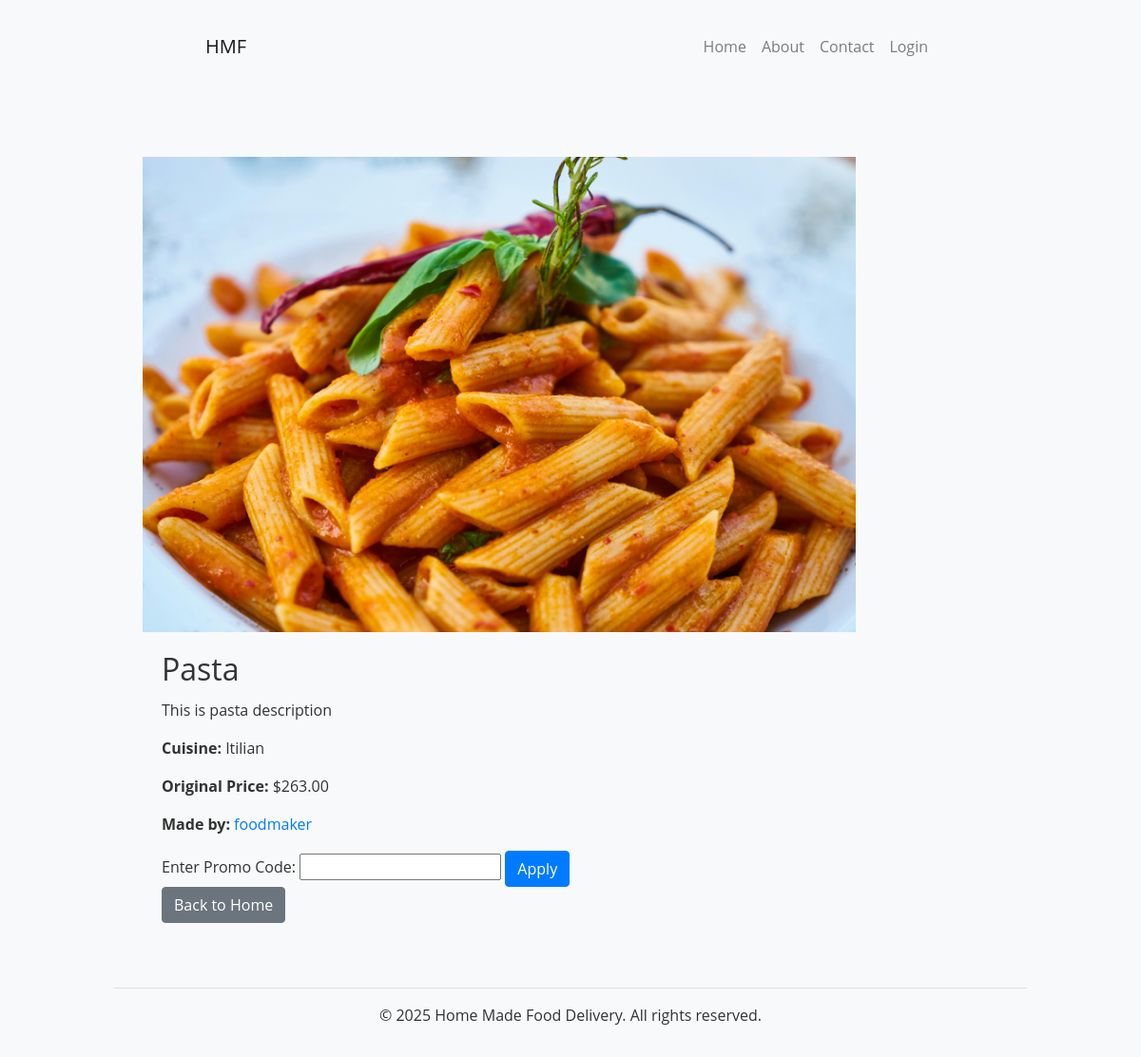
The page /food/1/ on the database its author committed.
### foodapp/models.py (models this page shows, shortened)
class FoodItem(models.Model):
    foodmaker = models.ForeignKey(FoodMakerProfile, on_delete=models.CASCADE)
    title = models.CharField(max_length=255)
    description = models.TextField()
    price = models.DecimalField(max_digits=10, decimal_places=2)
    cuisine = models.CharField(max_length=100)
    food_type = models.CharField(max_length=100, default='Snacks')
    food_protien = models.CharField(max_length=100, default="None")
    food_image = models.ImageField(upload_to='food_images/', blank=True, null=True)

class FoodMakerProfile(models.Model):
    US_STATES = [
        ('AL', 'Alabama'), ('AK', 'Alaska'), ('AZ', 'Arizona'), ('AR', 'Arkansas'),
        ('CA', 'California'), ('CO', 'Colorado'), ('CT', 'Connecticut'), ('DE', 'Delaware'),
        ('FL', 'Florida'), ('GA', 'Georgia'), ('HI', 'Hawaii'), ('ID', 'Idaho'),
        ('IL', 'Illinois'), ('IN', 'Indiana'), ('IA', 'Iowa'), ('KS', 'Kansas'),
        ('KY', 'Kentucky'), ('LA', 'Louisiana'), ('ME', 'Maine'), ('MD', 'Maryland'),
        ('MA', 'Massachusetts'), ('MI', 'Michigan'), ('MN', 'Minnesota'), ('MS', 'Mississippi'),
        ('MO', 'Missouri'), ('MT', 'Montana'), ('NE', 'Nebraska'), ('NV', 'Nevada'),
        ('NH', 'New Hampshire'), ('NJ', 'New Jersey'), ('NM', 'New Mexico'), ('NY', 'New York'),
        ('NC', 'North Carolina'), ('ND', 'North Dakota'), ('OH', 'Ohio'), ('OK', 'Oklahoma'),
        ('OR', 'Oregon'), ('PA', 'Pennsylvania'), ('RI', 'Rhode Island'), ('SC', 'South Carolina'),
        ('SD', 'South Dakota'), ('TN', 'Tennessee'), ('TX', 'Texas'), ('UT', 'Utah'),
        ('VT', 'Vermont'), ('VA', 'Virginia'), ('WA', 'Washington'), ('WV', 'West Virginia'),
        ('WI', 'Wisconsin'), ('WY', 'Wyoming')
    ]
    user = models.OneToOneField(User, on_delete=models.CASCADE, related_name="foodmaker_profile")
    first_name = models.CharField(max_length=100)
    last_name = models.CharField(max_length=100)
    street_name = models.CharField(max_length=100)
    city = models.CharField(max_length=100)
    zipcode = models.CharField(max_length=10)
    bio = models.TextField(blank=True)
    business_name = models.CharField(max_length=100)
    address = models.CharField(max_length=255)
    phone_number = models.CharField(max_length=15)
    state = models.CharField(max_length=2, choices=US_STATES, default='TX')
    is_subscribed = models.BooleanField(default=False)  # Subscription status
    subscription_expiry = models.DateField(null=True, blank=True)  # Expiry date

class User(AbstractUser):
    ROLE_CHOICES = [
        ('Eater', 'Eater'),
        ('FoodMaker', 'FoodMaker'),
    ]
    role = models.CharField(max_length=10, choices=ROLE_CHOICES)
    groups = models.ManyToManyField(
        Group,
        related_name='foodapp_user_set',
        blank=True,
        help_text='The groups this user belongs to.',
        verbose_name='groups',
    )
    user_permissions = models.ManyToManyField(
        Permission,
        related_name='foodapp_user_permissions_set',
        blank=True,
        help_text='Specific permissions for this user.',
        verbose_name='user permissions',
    )

### foodapp/views.py (the view, shortened to what this page needs)
# urls.py: path('food/<int:food_id>/', views.food_detail, name='food_detail'),  # Food Detail Page
def food_detail(request, food_id):
    food_item = get_object_or_404(FoodItem, id=food_id)  # Fetch food by ID
    foodmaker = food_item.foodmaker  # Get associated FoodMakerProfile
    discounted_price = food_item.price  # Default to original price
    promo_code_message = ""  # Message for promo code result
    return render(request, 'food_detail.html', {
        'food_item': food_item,
        'foodmaker': foodmaker,
        'discounted_price': discounted_price,
        'promo_code_message': promo_code_message
        })

### foodapp/templates/food_detail.html (shortened to what this page needs)
{% extends 'base.html' %}
{% block content %}
<div class="container">
    <div class="food-detail-card" >
        <img src="{{ food_item.food_image.url }}" class="card-img-top-detail" alt="{{ food_item.title }}">
        <div class="card-body">
            <h2 class="card-title">{{ food_item.title }}</h2>
            <p class="card-text">{{ food_item.description }}</p>
            <p class="card-text"><strong>Cuisine:</strong> {{ food_item.cuisine }}</p>
            <p class="card-text"><strong>Original Price:</strong> ${{ food_item.price }}</p>
            <p class="card-text">
                <strong>Made by:</strong>
                <a href="{% url 'foodmaker_profile' food_item.foodmaker.id %}">
                    {{ food_item.foodmaker.user.username }}
                </a>
            </p>
            <form method="post">
                <label for="promo_code">Enter Promo Code:</label>
                <input type="text" name="promo_code" id="promo_code" required>
                <button type="submit" class="btn btn-primary">Apply</button>
            </form>
            <a href="{% url 'home' %}" class="btn btn-secondary">Back to Home</a>
        </div>
    </div>
</div>
{% endblock %}

### foodapp/static/css/styles.css (style rules this page uses)
*, *::before, *::after { margin: 0; padding: 0; box-sizing: border-box; }
body { min-height: 100vh; display: flex; flex-direction: column; font-family: 'Open Sans', sans-serif; background-color: #f8f9fa; color: #333; padding-left: 5%; padding-right: 5%; margin-left: 5%; margin-right: 5%; }
.btn-primary { background-color: #007bff; }
.food-detail-card { max-width: auto; }
.card-img-top-detail { max-height: 500px; object-fit: cover; }

### rows shown on the page
FoodItem: food_image (picture), title "Pasta", description "This is pasta description", cuisine "Itilian", price "263.00", foodmaker.user.username "foodmaker"
